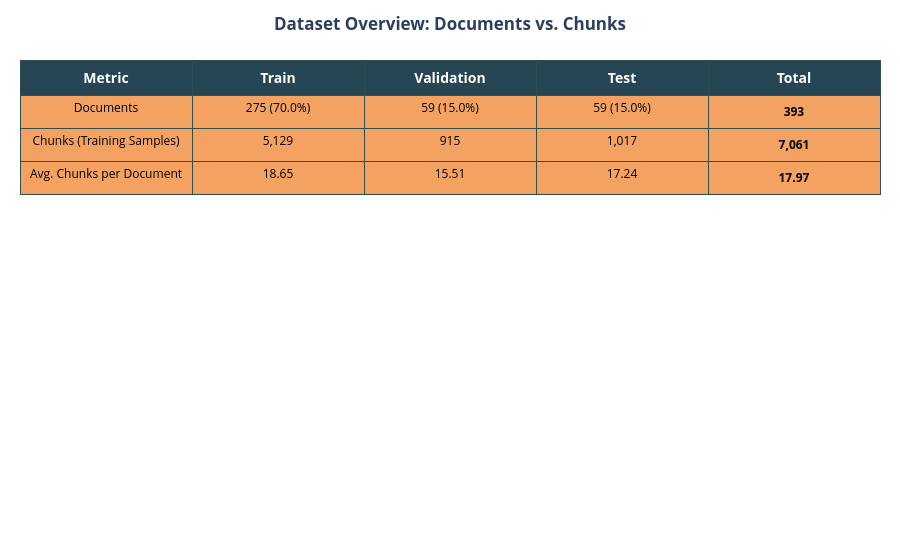

Source (notebook cell):
### Markdown cell above
### **1.2 Dataset Overview: From Documents to Chunks**

A core step in our data preparation is the use of a "sliding window" technique to segment lengthy corporate reports into 4096-token chunks. 
This process significantly expands the number of training instances. 
The table below summarizes the result of this transformation and confirms the integrity of our stratified 70/15/15 split.

### Code cell
# Combine all splits for a global overview
full_dataset = concatenate_datasets([dataset['train'], dataset['validation'], dataset['test']])

# --- Key Statistics Calculation ---
total_chunks = len(full_dataset)
unique_doc_ids = full_dataset.unique("doc_id")
total_docs = len(unique_doc_ids)

# Calculate stats for each split
split_stats = {}
for split_name in dataset.keys():
    split_data = dataset[split_name]
    split_docs = len(split_data.unique("doc_id"))
    split_chunks = len(split_data)
    split_stats[split_name] = {
        "docs": split_docs,
        "chunks": split_chunks,
        "docs_pct": (split_docs / total_docs) * 100 if total_docs > 0 else 0,
        "chunks_pct": (split_chunks / total_chunks) * 100 if total_chunks > 0 else 0,
        "avg_chunks_per_doc": split_chunks / split_docs if split_docs > 0 else 0
    }

header = ["<b>Metric</b>", "<b>Train</b>", "<b>Validation</b>", "<b>Test</b>", "<b>Total</b>"]
rows = [
    ["Documents", 
      f"{split_stats['train']['docs']} ({split_stats['train']['docs_pct']:.1f}%)", 
      f"{split_stats['validation']['docs']} ({split_stats['validation']['docs_pct']:.1f}%)", 
      f"{split_stats['test']['docs']} ({split_stats['test']['docs_pct']:.1f}%)", 
      f"<b>{total_docs}</b>"],
    ["Chunks (Training Samples)", 
      f"{split_stats['train']['chunks']:,}", 
      f"{split_stats['validation']['chunks']:,}", 
      f"{split_stats['test']['chunks']:,}", 
      f"<b>{total_chunks:,}</b>"],
    ["Avg. Chunks per Document", 
      f"{split_stats['train']['avg_chunks_per_doc']:.2f}", 
      f"{split_stats['validation']['avg_chunks_per_doc']:.2f}", 
      f"{split_stats['test']['avg_chunks_per_doc']:.2f}", 
      f"<b>{(total_chunks / total_docs):.2f}</b>"]
]

fig = go.Figure(data=[go.Table(
    header=dict(values=header, fill_color='#264653', line_color='darkslategray',
                align='center', font=dict(color='white', size=14)),
    cells=dict(values=list(zip(*rows)), fill_color='#F4A261', line_color='darkslategray',
                align='center', font=dict(color='black', size=12), height=30)
)])
fig.update_layout(
    title_text="<b>Dataset Overview: Documents vs. Chunks</b>", 
    title_x=0.5,
    margin=dict(l=20, r=20, t=60, b=20)
)
fig.show()

### Figure 1 — Plotly figure (JSON) as saved in the notebook; plotly's stock layout.template omitted (floating-point values rounded to 4 significant figures)
{"data": [{"cells": {"align": "center", "fill": {"color": "#F4A261"}, "font": {"color": "black", "size": 12}, "height": 30, "line": {"color": "darkslategray"}, "values": [["Documents", "Chunks (Training Samples)", "Avg. Chunks per Document"], ["275 (70.0%)", "5,129", "18.65"], ["59 (15.0%)", "915", "15.51"], ["59 (15.0%)", "1,017", "17.24"], ["<b>393</b>", "<b>7,061</b>", "<b>17.97</b>"]]}, "header": {"align": "center", "fill": {"color": "#264653"}, "font": {"color": "white", "size": 14}, "line": {"color": "darkslategray"}, "values": ["<b>Metric</b>", "<b>Train</b>", "<b>Validation</b>", "<b>Test</b>", "<b>Total</b>"]}, "type": "table"}], "layout": {"margin": {"b": 20, "l": 20, "r": 20, "t": 60}, "title": {"text": "<b>Dataset Overview: Documents vs. Chunks</b>", "x": 0.5}}}
